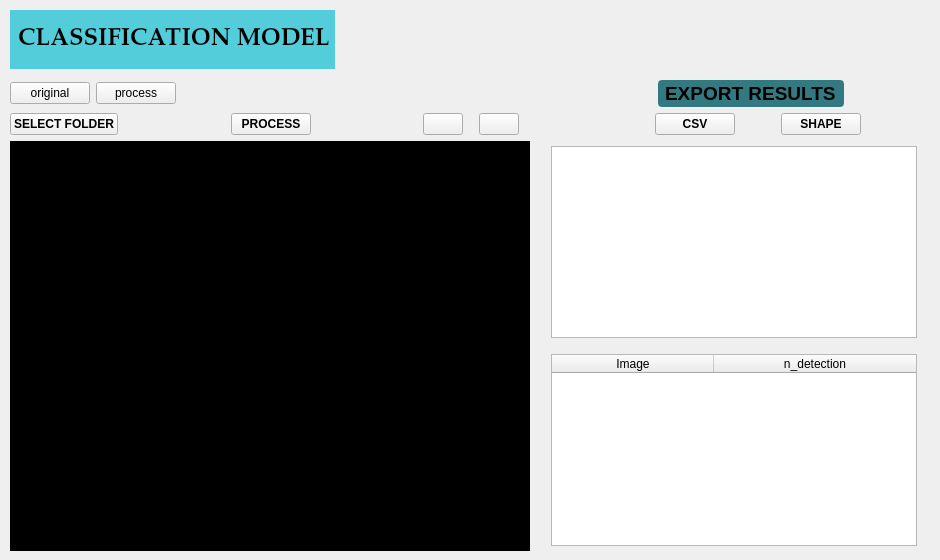
         <widget class="QWidget" name="p_model1">
          <property name="sizePolicy">
           <sizepolicy hsizetype="Preferred" vsizetype="Preferred">
            <horstretch>0</horstretch>
            <verstretch>0</verstretch>
           </sizepolicy>
          </property>
          <property name="maximumSize">
           <size>
            <width>16777215</width>
            <height>16777215</height>
           </size>
          </property>
          <property name="layoutDirection">
           <enum>Qt::LeftToRight</enum>
          </property>
          <property name="styleSheet">
           <string notr="true"/>
          </property>
          <widget class="QWidget" name="layoutWidget_3">
           <property name="geometry">
            <rect>
             <x>10</x>
             <y>10</y>
             <width>921</width>
             <height>541</height>
            </rect>
           </property>
           <layout class="QVBoxLayout" name="l_bodyhome_3">
            <property name="spacing">
             <number>6</number>
            </property>
            <property name="topMargin">
             <number>0</number>
            </property>
            <item>
             <layout class="QHBoxLayout" name="horizontalLayout_8">
              <property name="spacing">
               <number>0</number>
              </property>
              <property name="topMargin">
               <number>0</number>
              </property>
              <item>
               <widget class="QLabel" name="titulo_model_3">
                <property name="sizePolicy">
                 <sizepolicy hsizetype="Preferred" vsizetype="MinimumExpanding">
                  <horstretch>0</horstretch>
                  <verstretch>0</verstretch>
                 </sizepolicy>
                </property>
                <property name="minimumSize">
                 <size>
                  <width>0</width>
                  <height>0</height>
                 </size>
                </property>
                <property name="maximumSize">
                 <size>
                  <width>325</width>
                  <height>16777215</height>
                 </size>
                </property>
                <property name="font">
                 <font>
                  <family>Palatino Linotype</family>
                  <pointsize>18</pointsize>
                  <weight>75</weight>
                  <bold>true</bold>
                 </font>
                </property>
                <property name="layoutDirection">
                 <enum>Qt::RightToLeft</enum>
                </property>
                <property name="styleSheet">
                 <string notr="true">
 

border: 2px solid  rgb(84, 205, 218);
background-color: rgb(84, 205, 218);</string>
                </property>
                <property name="text">
                 <string>CLASSIFICATION MODEL</string>
                </property>
               </widget>
              </item>
              <item>
               <spacer name="horizontalSpacer_21">
                <property name="orientation">
                 <enum>Qt::Horizontal</enum>
                </property>
                <property name="sizeType">
                 <enum>QSizePolicy::MinimumExpanding</enum>
                </property>
                <property name="sizeHint" stdset="0">
                 <size>
                  <width>50</width>
                  <height>20</height>
                 </size>
                </property>
               </spacer>
              </item>
             </layout>
            </item>
            <item>
             <spacer name="verticalSpacer_6">
              <property name="orientation">
               <enum>Qt::Vertical</enum>
              </property>
              <property name="sizeType">
               <enum>QSizePolicy::Preferred</enum>
              </property>
              <property name="sizeHint" stdset="0">
               <size>
                <width>20</width>
                <height>5</height>
               </size>
              </property>
             </spacer>
            </item>
            <item>
             <layout class="QHBoxLayout" name="ho_titulo2_3">
              <item>
               <widget class="QPushButton" name="pushButton">
                <property name="text">
                 <string>original</string>
                </property>
               </widget>
              </item>
              <item>
               <widget class="QPushButton" name="pushButton_2">
                <property name="text">
                 <string>process</string>
                </property>
               </widget>
              </item>
              <item>
               <spacer name="horizontalSpacer_22">
                <property name="orientation">
                 <enum>Qt::Horizontal</enum>
                </property>
                <property name="sizeHint" stdset="0">
                 <size>
                  <width>40</width>
                  <height>20</height>
                 </size>
                </property>
               </spacer>
              </item>
              <item>
               <widget class="QLabel" name="titulo_4">
                <property name="font">
                 <font>
                  <family>Yu Gothic UI</family>
                  <pointsize>14</pointsize>
                  <weight>75</weight>
                  <bold>true</bold>
                 </font>
                </property>
                <property name="styleSheet">
                 <string notr="true">background-color: rgb(50, 121, 129);
border-radius: 4px;
border: 2px solid  rgb(50, 121, 129);

</string>
                </property>
                <property name="text">
                 <string>EXPORT RESULTS</string>
                </property>
               </widget>
              </item>
              <item>
               <spacer name="horizontalSpacer_23">
                <property name="orientation">
                 <enum>Qt::Horizontal</enum>
                </property>
                <property name="sizeType">
                 <enum>QSizePolicy::Preferred</enum>
                </property>
                <property name="sizeHint" stdset="0">
                 <size>
                  <width>87</width>
                  <height>20</height>
                 </size>
                </property>
               </spacer>
              </item>
             </layout>
            </item>
            <item>
             <layout class="QHBoxLayout" name="horizontalLayout_9">
              <item>
               <widget class="QPushButton" name="b1_select_3">
                <property name="font">
                 <font>
                  <weight>75</weight>
                  <bold>true</bold>
                 </font>
                </property>
                <property name="text">
                 <string>SELECT FOLDER</string>
                </property>
                <property name="icon">
                 <iconset resource="recursos.qrc">
                  <normaloff>:/iconos/folder-plus.svg</normaloff>:/iconos/folder-plus.svg</iconset>
                </property>
                <property name="iconSize">
                 <size>
                  <width>20</width>
                  <height>20</height>
                 </size>
                </property>
               </widget>
              </item>
              <item>
               <spacer name="horizontalSpacer_24">
                <property name="orientation">
                 <enum>Qt::Horizontal</enum>
                </property>
                <property name="sizeHint" stdset="0">
                 <size>
                  <width>40</width>
                  <height>20</height>
                 </size>
                </property>
               </spacer>
              </item>
              <item>
               <widget class="QPushButton" name="b2_process_3">
                <property name="font">
                 <font>
                  <weight>75</weight>
                  <bold>true</bold>
                 </font>
                </property>
                <property name="text">
                 <string>PROCESS</string>
                </property>
                <property name="icon">
                 <iconset resource="recursos.qrc">
                  <normaloff>:/iconos/eye.svg</normaloff>:/iconos/eye.svg</iconset>
                </property>
                <property name="iconSize">
                 <size>
                  <width>20</width>
                  <height>20</height>
                 </size>
                </property>
               </widget>
              </item>
              <item>
               <spacer name="horizontalSpacer_25">
                <property name="orientation">
                 <enum>Qt::Horizontal</enum>
                </property>
                <property name="sizeType">
                 <enum>QSizePolicy::Expanding</enum>
                </property>
                <property name="sizeHint" stdset="0">
                 <size>
                  <width>40</width>
                  <height>20</height>
                 </size>
                </property>
               </spacer>
              </item>
              <item>
               <widget class="QPushButton" name="b3_left_3">
                <property name="font">
                 <font>
                  <weight>75</weight>
                  <bold>true</bold>
                 </font>
                </property>
                <property name="text">
                 <string/>
                </property>
                <property name="icon">
                 <iconset resource="recursos.qrc">
                  <normaloff>:/iconos/chevrons-left.svg</normaloff>:/iconos/chevrons-left.svg</iconset>
                </property>
                <property name="iconSize">
                 <size>
                  <width>20</width>
                  <height>20</height>
                 </size>
                </property>
               </widget>
              </item>
              <item>
               <spacer name="horizontalSpacer_26">
                <property name="orientation">
                 <enum>Qt::Horizontal</enum>
                </property>
                <property name="sizeType">
                 <enum>QSizePolicy::Preferred</enum>
                </property>
                <property name="sizeHint" stdset="0">
                 <size>
                  <width>10</width>
                  <height>20</height>
                 </size>
                </property>
               </spacer>
              </item>
              <item>
               <widget class="QPushButton" name="b4_right_3">
                <property name="font">
                 <font>
                  <weight>75</weight>
                  <bold>true</bold>
                 </font>
                </property>
                <property name="text">
                 <string/>
                </property>
                <property name="icon">
                 <iconset resource="recursos.qrc">
                  <normaloff>:/iconos/chevrons-right.svg</normaloff>:/iconos/chevrons-right.svg</iconset>
                </property>
                <property name="iconSize">
                 <size>
                  <width>20</width>
                  <height>20</height>
                 </size>
                </property>
               </widget>
              </item>
              <item>
               <spacer name="horizontalSpacer_27">
                <property name="orientation">
                 <enum>Qt::Horizontal</enum>
                </property>
                <property name="sizeType">
                 <enum>QSizePolicy::Expanding</enum>
                </property>
                <property name="sizeHint" stdset="0">
                 <size>
                  <width>130</width>
                  <height>20</height>
                 </size>
                </property>
               </spacer>
              </item>
              <item>
               <widget class="QPushButton" name="b5_csv_3">
                <property name="font">
                 <font>
                  <weight>75</weight>
                  <bold>true</bold>
                 </font>
                </property>
                <property name="text">
                 <string>CSV</string>
                </property>
                <property name="icon">
                 <iconset resource="recursos.qrc">
                  <normaloff>:/iconos/file-text.svg</normaloff>:/iconos/file-text.svg</iconset>
                </property>
                <property name="iconSize">
                 <size>
                  <width>20</width>
                  <height>20</height>
                 </size>
                </property>
               </widget>
              </item>
              <item>
               <spacer name="horizontalSpacer_28">
                <property name="orientation">
                 <enum>Qt::Horizontal</enum>
                </property>
                <property name="sizeType">
                 <enum>QSizePolicy::Preferred</enum>
                </property>
                <property name="sizeHint" stdset="0">
                 <size>
                  <width>40</width>
                  <height>20</height>
                 </size>
                </property>
               </spacer>
              </item>
              <item>
               <widget class="QPushButton" name="b6_shape_3">
                <property name="font">
                 <font>
                  <weight>75</weight>
                  <bold>true</bold>
                 </font>
                </property>
                <property name="text">
                 <string>SHAPE</string>
                </property>
                <property name="icon">
                 <iconset resource="recursos.qrc">
                  <normaloff>:/iconos/list.svg</normaloff>:/iconos/list.svg</iconset>
                </property>
                <property name="iconSize">
                 <size>
                  <width>20</width>
                  <height>20</height>
                 </size>
                </property>
               </widget>
              </item>
              <item>
               <spacer name="horizontalSpacer_29">
                <property name="orientation">
                 <enum>Qt::Horizontal</enum>
                </property>
                <property name="sizeType">
                 <enum>QSizePolicy::Preferred</enum>
                </property>
                <property name="sizeHint" stdset="0">
                 <size>
                  <width>70</width>
                  <height>20</height>
                 </size>
                </property>
               </spacer>
              </item>
             </layout>
            </item>
            <item>
             <layout class="QHBoxLayout" name="lout3_3">
              <item>
               <widget class="QLabel" name="l_image_3">
                <property name="sizePolicy">
                 <sizepolicy hsizetype="Preferred" vsizetype="Preferred">
                  <horstretch>0</horstretch>
                  <verstretch>0</verstretch>
                 </sizepolicy>
                </property>
                <property name="minimumSize">
                 <size>
                  <width>520</width>
                  <height>250</height>
                 </size>
                </property>
                <property name="font">
                 <font>
                  <family>MS Sans Serif</family>
                 </font>
                </property>
                <property name="styleSheet">
                 <string notr="true">background-color: rgb(0,0,0);</string>
                </property>
                <property name="frameShape">
                 <enum>QFrame::NoFrame</enum>
                </property>
                <property name="text">
                 <string/>
                </property>
               </widget>
              </item>
              <item>
               <spacer name="horizontalSpacer_30">
                <property name="orientation">
                 <enum>Qt::Horizontal</enum>
                </property>
                <property name="sizeType">
                 <enum>QSizePolicy::Minimum</enum>
                </property>
                <property name="sizeHint" stdset="0">
                 <size>
                  <width>15</width>
                  <height>10</height>
                 </size>
                </property>
               </spacer>
              </item>
              <item>
               <layout class="QVBoxLayout" name="verticalLayout_10">
                <property name="topMargin">
                 <number>5</number>
                </property>
                <property name="rightMargin">
                 <number>14</number>
                </property>
                <property name="bottomMargin">
                 <number>5</number>
                </property>
                <item>
                 <widget class="QTableWidget" name="tabla2_3">
                  <property name="sizePolicy">
                   <sizepolicy hsizetype="Expanding" vsizetype="Expanding">
                    <horstretch>0</horstretch>
                    <verstretch>0</verstretch>
                   </sizepolicy>
                  </property>
                  <attribute name="horizontalHeaderVisible">
                   <bool>false</bool>
                  </attribute>
                  <attribute name="horizontalHeaderCascadingSectionResizes">
                   <bool>false</bool>
                  </attribute>
                  <attribute name="horizontalHeaderDefaultSectionSize">
                   <number>80</number>
                  </attribute>
                  <attribute name="horizontalHeaderHighlightSections">
                   <bool>false</bool>
                  </attribute>
                  <attribute name="horizontalHeaderMinimumSectionSize">
                   <number>20</number>
                  </attribute>
                  <attribute name="horizontalHeaderShowSortIndicator" stdset="0">
                   <bool>false</bool>
                  </attribute>
                  <attribute name="horizontalHeaderStretchLastSection">
                   <bool>true</bool>
                  </attribute>
                  <attribute name="verticalHeaderCascadingSectionResizes">
                   <bool>false</bool>
                  </attribute>
                  <attribute name="verticalHeaderMinimumSectionSize">
                   <number>10</number>
                  </attribute>
                  <attribute name="verticalHeaderShowSortIndicator" stdset="0">
                   <bool>false</bool>
                  </attribute>
                  <attribute name="verticalHeaderStretchLastSection">
                   <bool>false</bool>
                  </attribute>
                  <column>
                   <property name="text">
                    <string>Pixel min</string>
                   </property>
                  </column>
                  <column>
                   <property name="text">
                    <string>Pixel Max</string>
                   </property>
                  </column>
                  <column>
                   <property name="text">
                    <string>Lat</string>
                   </property>
                  </column>
                  <column>
                   <property name="text">
                    <string>Long</string>
                   </property>
                  </column>
                 </widget>
                </item>
                <item>
                 <spacer name="verticalSpacer_4">
                  <property name="orientation">
                   <enum>Qt::Vertical</enum>
                  </property>
                  <property name="sizeType">
                   <enum>QSizePolicy::MinimumExpanding</enum>
                  </property>
                  <property name="sizeHint" stdset="0">
                   <size>
                    <width>10</width>
                    <height>10</height>
                   </size>
                  </property>
                 </spacer>
                </item>
                <item>
                 <widget class="QTableWidget" name="tabla_d2_2">
                  <attribute name="horizontalHeaderCascadingSectionResizes">
                   <bool>true</bool>
                  </attribute>
                  <attribute name="horizontalHeaderDefaultSectionSize">
                   <number>162</number>
                  </attribute>
                  <attribute name="horizontalHeaderHighlightSections">
                   <bool>true</bool>
                  </attribute>
                  <attribute name="horizontalHeaderStretchLastSection">
                   <bool>true</bool>
                  </attribute>
                  <attribute name="verticalHeaderMinimumSectionSize">
                   <number>10</number>
                  </attribute>
                  <column>
                   <property name="text">
                    <string>Image</string>
                   </property>
                  </column>
                  <column>
                   <property name="text">
                    <string>n_detection</string>
                   </property>
                  </column>
                 </widget>
                </item>
               </layout>
              </item>
             </layout>
            </item>
           </layout>
          </widget>
         </widget>
